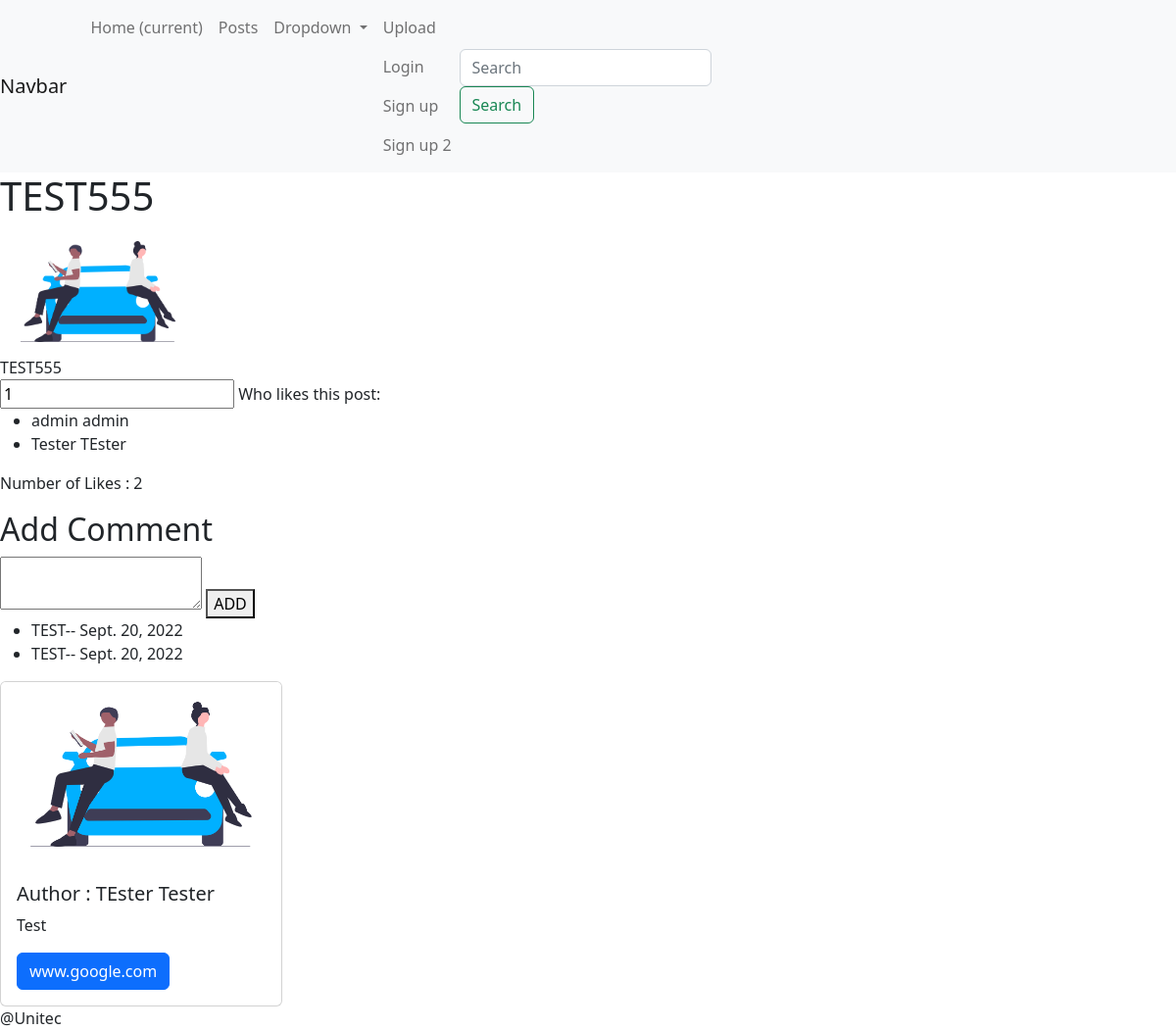
The app's page /post/1/detail with its own data.
### blog/models.py (models this page shows, shortened)
class Post(models.Model):
    title = models.CharField(max_length=200, null=True)
    title_tag = models.CharField(max_length=200, null=True)
    post_image = models.ImageField(blank=True,null=True,upload_to="images/")
    author = models.ForeignKey(User, on_delete=models.CASCADE)
    body = RichTextField(blank=True,null=True)
    post_Date = models.DateField(auto_now_add=True)
    snippet = models.CharField(max_length=200, null=True, blank=True)
    category = models.ForeignKey(Category, on_delete=models.CASCADE)
    likes = models.ManyToManyField(User, related_name="post_like")

class Comment(models.Model):
    post = models.ForeignKey(Post, on_delete=models.CASCADE)
    user = models.CharField(max_length=30)
    body = models.TextField()
    date_added = models.DateField(auto_now_add=True)

class Profile(models.Model):
        user = models.OneToOneField(User, on_delete=models.CASCADE)
        bio = models.TextField()
        website = models.CharField(max_length=200)

### blog/views.py (the view)
# urls.py: path("post/<int:pk>/detail", detailPost.as_view(), name="post-detail"),
class detailPost(DetailView):
    model = Post
    template_name = "post_detail.html"

### templates/post_detail.html (shortened to what this page needs)
{% extends "base.html" %}
{% block content %}
<h1>{{ post.title }}</h1>
    {% if post.post_image %}
<div>
<img src="{{ post.post_image.url  }}" width="200px">
</div>
    {% endif  %}
    <div>
    {{ post.body | safe }}
    </div>
    <form action="{% url 'like_post' %}" method="post">
    <input type="hided" value="{{ post.id }}" name="post_id">
     Who likes this post:
    <ul>
        {% for person in post.likes.all %}
        <li>{{ person.first_name }} {{ person.last_name }}</li>
        {% endfor %}
    </ul>
    <p>Number of Likes : {{ post.likes.count }}</p>
    </form>
     <form method="post" action="{% url 'add_comment' %}">
            <h2>Add Comment</h2>
            <textarea name="body"></textarea>
            <button>ADD</button>
    <ul>
        {% for comment in post.comment_set.all %}
        <li>
            {{  comment.body }}--
            {{ comment.date_added }}
        </li>
        {% endfor %}
    </ul>
      </form>
    <div class="card" style="width: 18rem;">
    {% if post.post_image %}
  <img class="card-img-top" src="{{ post.post_image.url  }}" alt="Card image cap">
  {% endif  %}
        <div class="card-body">
    <h5 class="card-title">Author : {{ post.author.last_name }} {{ post.author.first_name }}</h5>
    <p class="card-text">{{ post.author.profile.bio }}</p>
    <a href="#" class="btn btn-primary">{{ post.author.profile.website }}</a>
  </div>
</div>
{% endblock %}

### records on screen
Post: title "TEST555", post_image (picture), body "TEST555", post_id "1", likes.count "2", author.last_name "TEster", author.first_name "Tester", author.profile.bio "Test", author.profile.website "www.google.com"
Comment: body "TEST", date_added "Sept. 20, 2022"
Comment: body "TEST", date_added "Sept. 20, 2022"

### other values on screen
{{ person.first_name }} "admin"
{{ person.last_name }} "admin"
{{ person.first_name }} "Tester"
{{ person.last_name }} "TEster"
